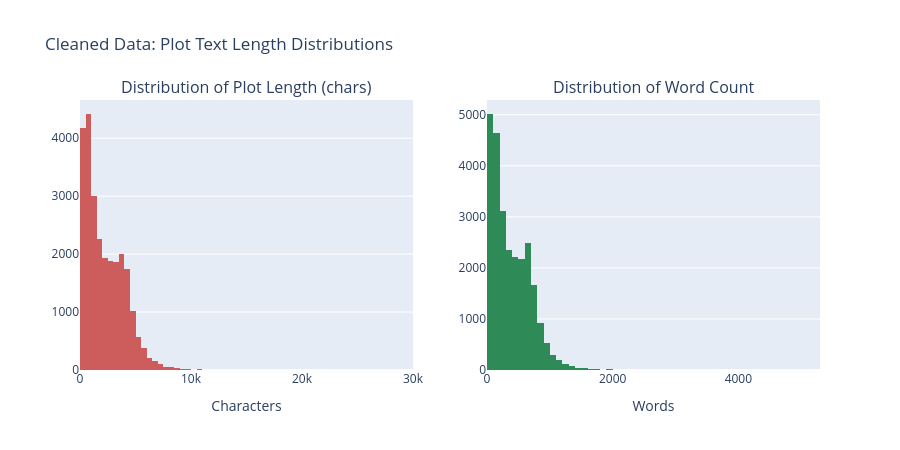

This figure's notebook cell:
### Code cell
fig = make_subplots(rows=1, cols=2, subplot_titles=("Distribution of Plot Length (chars)", "Distribution of Word Count"))
fig.add_trace(go.Histogram(x=df["Plot Length"], nbinsx=60, marker_color="indianred"), row=1, col=1)
fig.add_trace(go.Histogram(x=df["Word Count"], nbinsx=60, marker_color="seagreen"), row=1, col=2)
fig.update_layout(title="Cleaned Data: Plot Text Length Distributions", height=450, showlegend=False)
fig.update_xaxes(title_text="Characters", row=1, col=1)
fig.update_xaxes(title_text="Words", row=1, col=2)
fig.show()

### Figure 1 — Plotly figure (JSON) as saved in the notebook; plotly's stock layout.template omitted (floating-point values rounded to 4 significant figures; data arrays with more than 128 entries replaced by an {"elided": "..."} marker saying what was removed)
{"data": [{"marker": {"color": "indianred"}, "nbinsx": 60, "type": "histogram", "x": {"elided": "25976 int values"}, "xaxis": "x", "yaxis": "y"}, {"marker": {"color": "seagreen"}, "nbinsx": 60, "type": "histogram", "x": {"elided": "25976 int values"}, "xaxis": "x2", "yaxis": "y2"}], "layout": {"annotations": [{"font": {"size": 16}, "showarrow": false, "text": "Distribution of Plot Length (chars)", "x": 0.225, "xanchor": "center", "xref": "paper", "y": 1.0, "yanchor": "bottom", "yref": "paper"}, {"font": {"size": 16}, "showarrow": false, "text": "Distribution of Word Count", "x": 0.775, "xanchor": "center", "xref": "paper", "y": 1.0, "yanchor": "bottom", "yref": "paper"}], "height": 450, "showlegend": false, "title": {"text": "Cleaned Data: Plot Text Length Distributions"}, "xaxis": {"anchor": "y", "domain": [0.0, 0.45], "title": {"text": "Characters"}}, "xaxis2": {"anchor": "y2", "domain": [0.55, 1.0], "title": {"text": "Words"}}, "yaxis": {"anchor": "x", "domain": [0.0, 1.0]}, "yaxis2": {"anchor": "x2", "domain": [0.0, 1.0]}}}
